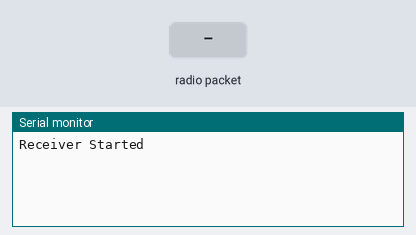
The sketch below on a simulated Arduino Uno, built with avr-gcc and run on an emulated ATmega328P. Parts: the last lines printed to the serial monitor. The inputs (shaded band) are chosen by the test bench. No radio packets arrive unless stated.

Above: at 1.2 s.
1.3 s: radio packet "1" arrives
At 2.5 s:
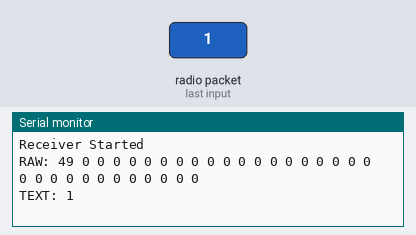
2.8 s: radio packet "0" arrives
At 2.87 s:
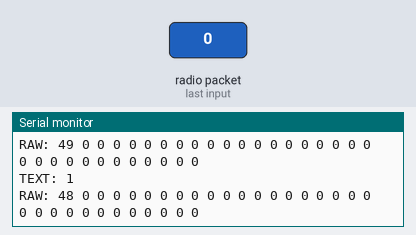
4.3 s: radio packet "2" arrives
At 5.1 s:
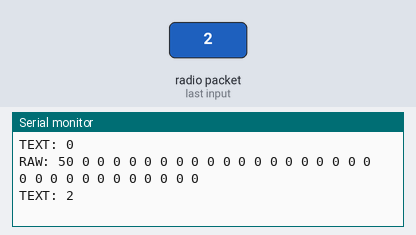

Measured:
- after the input at 1.3 s, the serial monitor: prints a new line at once (image 1)
- after the input at 2.8 s, the serial monitor: prints a new line at once (image 2)
- after the input at 4.3 s, the serial monitor: prints a new line at once (image 3)

The sketch:

receivernew.ino
```cpp
#include <SPI.h>
#include <nRF24L01.h>
#include <RF24.h>

RF24 radio(9,10);

const byte address[6] = "00001";

void setup() {

  Serial.begin(9600);

  radio.begin();

  radio.setPayloadSize(32);

  radio.setChannel(0x76);
  radio.setDataRate(RF24_1MBPS);
  radio.setPALevel(RF24_PA_LOW);

  radio.setAutoAck(false);

  radio.openReadingPipe(0, address);

  radio.startListening();

  Serial.println("Receiver Started");
}

void loop() {

  if (radio.available()) {

    byte data[32];

    radio.read(&data, sizeof(data));

    Serial.print("RAW: ");

    for(int i=0;i<32;i++) {
      Serial.print(data[i]);
      Serial.print(" ");
    }

    Serial.println();

    Serial.print("TEXT: ");

    for(int i=0;i<32;i++) {

      if(data[i] >= 32 && data[i] <= 126) {
        Serial.print((char)data[i]);
      }
    }

    Serial.println();
  }
}
```
